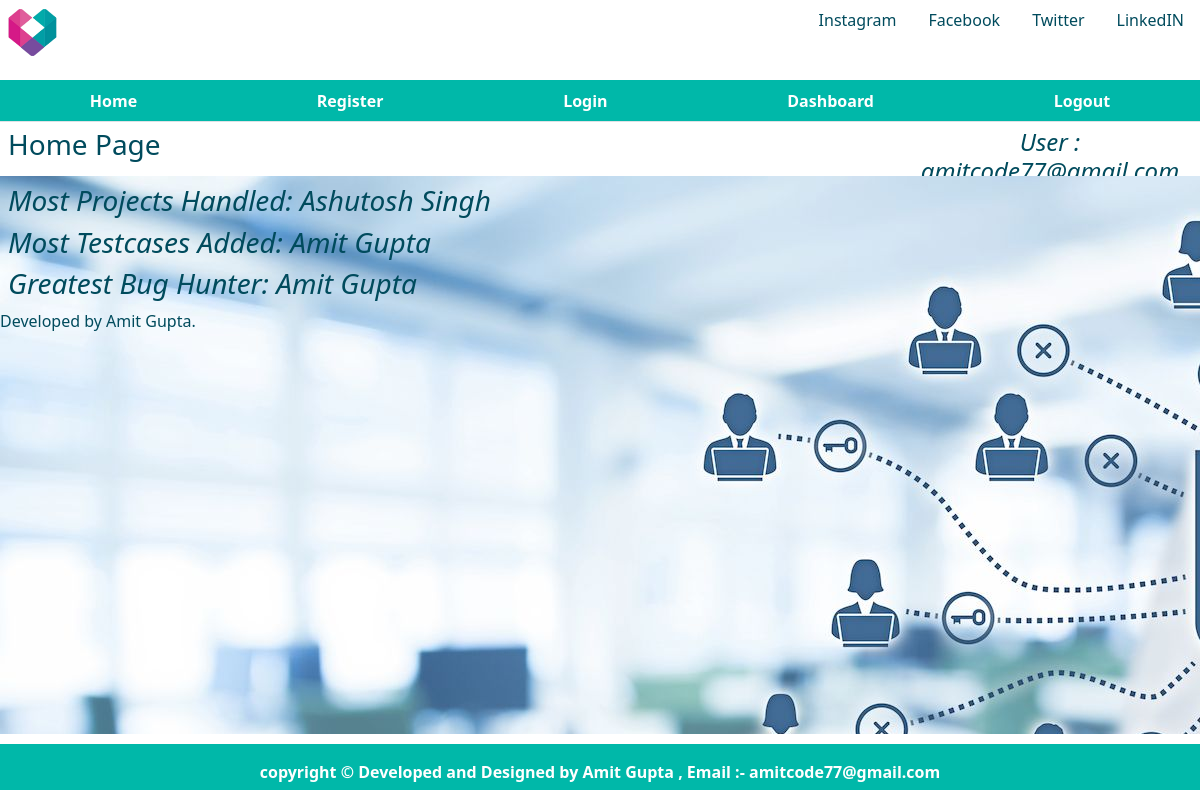
The page / (signed in) on the database its author committed.
### database.py (models this page shows, shortened)
class users(db.Model):
    id = db.Column(db.Integer, primary_key=True, autoincrement=True)
    name = db.Column(db.String(50), unique=False, nullable=False)
    password = db.Column(db.String(20), unique=False, nullable=False)
    admin = db.Column(db.Boolean, unique=False)

class emp(db.Model):
    empid = db.Column(db.Integer, primary_key=True, autoincrement=True)
    name = db.Column(db.String(50), unique=False, nullable=False)
    email = db.Column(db.String(20), unique=False, nullable=False)
    phone = db.Column(db.Integer, unique=False, nullable=False)
    address = db.Column(db.String(100), unique=False, nullable=False)
    joining_date = db.Column(db.Date, unique=False, nullable=False)
    total_projects = db.Column(db.Integer, unique=False, nullable=False)
    total_test_case = db.Column(db.Integer, unique=False, nullable=False)
    total_defect_found = db.Column(db.Integer, unique=False, nullable=False)
    total_defects_pending = db.Column(db.Integer, unique=False, nullable=False)

### app.py (the view)
@app.route('/')
def index():
    user = get_current_user()
    max_projects = emp.query.order_by(emp.total_projects).first()
    max_testcase = emp.query.order_by(emp.total_test_case).first()
    max_bughunter = emp.query.order_by(emp.total_defect_found).first()
    return render_template('index.html', user=user, max_projects=max_projects, max_testcase=max_testcase,
                           max_bughunter=max_bughunter)

### app.py (called while the page is built)
@app.teardown_appcontext
def close_database(error):
    if hasattr(g, 'employeeapplication'):
        g.employeeapplication.close()

def get_current_user():
    user = None
    if 'user' in session:
        user = session['user']
        user_cur = users.query.filter_by(name=user)
        user = user_cur.first()
    return user

### templates/index.html
{% extends 'layout.html' %}
{% block css %}
<link rel="stylesheet" href="{{ url_for('static',filename='home.css') }}" type="text/css">
{% endblock %}
{% block body %}
<div class="child child4">
    <h3 class="m-2">Home Page</h3>
</div>
<div class="child child5" style="color:rgb(0, 75, 93);">
    {% if user %}
    <h4 class="m-2"><i>User :  {{ user['name'] }} </i></h4>
    {% endif %}
</div>
<div class="child child6" style="background-image: url('../static/background_image.jpg');height: auto;
   width: auto; ">
    <div class="centercontent">
                {% if max_projects %}
                    <h3 class="m-2"><i>Most Projects Handled: {{ max_projects['name'] }} </i></h3>
                {% endif %}
                {% if max_testcase %}
                    <h3 class="m-2"><i>Most Testcases Added: {{ max_testcase['name'] }} </i></h3>
                {% endif %}
                {% if max_bughunter %}
                    <h3 class="m-2"><i>Greatest Bug Hunter: {{ max_bughunter['name'] }} </i></h3>
                {% endif %}
                <p>Developed by Amit Gupta.</p>
    </div>
</div>
{% endblock %}

### static/home.css (style rules this page uses)
html, body { height: 100%; background-color: white; color: rgb(0, 75, 93); }
.child { margin-bottom: 10px; }
.child4 { grid-column: 1/2; grid-row: 3/4; }
.child5 { grid-column: 4/5; grid-row: 3/4; text-align: center; }
.child6 { grid-column: 1/-1; grid-row: 4/5; }
.centercontent { width: 100%; height: 100%; position: relative; }

### rows shown on the page
users: name "amitcode77@gmail.com"
emp: name "Ashutosh Singh"
emp: name "Amit Gupta"
